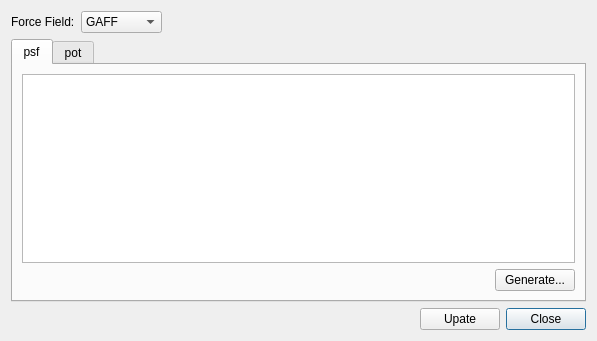
<?xml version="1.0" encoding="UTF-8"?>
<ui version="4.0">
 <class>PsfPotDialog</class>
 <widget class="QDialog" name="PsfPotDialog">
  <property name="geometry">
   <rect>
    <x>0</x>
    <y>0</y>
    <width>597</width>
    <height>341</height>
   </rect>
  </property>
  <property name="windowTitle">
   <string>psf/pot generator</string>
  </property>
  <layout class="QGridLayout" name="gridLayout_3">
   <item row="0" column="0">
    <layout class="QHBoxLayout" name="horizontalLayout">
     <item>
      <widget class="QLabel" name="ffComboLabel">
       <property name="text">
        <string>Force Field:</string>
       </property>
      </widget>
     </item>
     <item>
      <widget class="QComboBox" name="ffCombo">
       <item>
        <property name="text">
         <string>GAFF</string>
        </property>
       </item>
       <item>
        <property name="text">
         <string>UFF</string>
        </property>
       </item>
       <item>
        <property name="text">
         <string>Ghemical</string>
        </property>
       </item>
      </widget>
     </item>
     <item>
      <spacer name="horizontalSpacer">
       <property name="orientation">
        <enum>Qt::Horizontal</enum>
       </property>
       <property name="sizeHint" stdset="0">
        <size>
         <width>40</width>
         <height>20</height>
        </size>
       </property>
      </spacer>
     </item>
    </layout>
   </item>
   <item row="1" column="0">
    <widget class="QTabWidget" name="psfpotTab">
     <property name="currentIndex">
      <number>0</number>
     </property>
     <widget class="QWidget" name="psfGeneratorTab">
      <attribute name="title">
       <string>psf</string>
      </attribute>
      <layout class="QGridLayout" name="gridLayout">
       <item row="0" column="0" colspan="2">
        <widget class="QTextEdit" name="psfPreviewText"/>
       </item>
       <item row="1" column="0">
        <spacer name="horizontalSpacer_2">
         <property name="orientation">
          <enum>Qt::Horizontal</enum>
         </property>
         <property name="sizeHint" stdset="0">
          <size>
           <width>471</width>
           <height>20</height>
          </size>
         </property>
        </spacer>
       </item>
       <item row="1" column="1">
        <widget class="QPushButton" name="psfGenerateButton">
         <property name="text">
          <string>Generate...</string>
         </property>
         <property name="autoDefault">
          <bool>false</bool>
         </property>
        </widget>
       </item>
      </layout>
     </widget>
     <widget class="QWidget" name="potGeneratorTab">
      <attribute name="title">
       <string>pot</string>
      </attribute>
      <layout class="QGridLayout" name="gridLayout_2">
       <item row="0" column="0" colspan="2">
        <widget class="QTextEdit" name="potPreviewText"/>
       </item>
       <item row="1" column="0">
        <spacer name="horizontalSpacer_3">
         <property name="orientation">
          <enum>Qt::Horizontal</enum>
         </property>
         <property name="sizeHint" stdset="0">
          <size>
           <width>471</width>
           <height>20</height>
          </size>
         </property>
        </spacer>
       </item>
       <item row="1" column="1">
        <widget class="QPushButton" name="potGenerateButton">
         <property name="text">
          <string>Generate...</string>
         </property>
         <property name="autoDefault">
          <bool>false</bool>
         </property>
        </widget>
       </item>
      </layout>
     </widget>
    </widget>
   </item>
   <item row="2" column="0">
    <layout class="QHBoxLayout" name="horizontalLayout_2">
     <item>
      <spacer name="horizontalSpacer_4">
       <property name="orientation">
        <enum>Qt::Horizontal</enum>
       </property>
       <property name="sizeHint" stdset="0">
        <size>
         <width>40</width>
         <height>20</height>
        </size>
       </property>
      </spacer>
     </item>
     <item>
      <widget class="QPushButton" name="updatePreviewButton">
       <property name="text">
        <string>Upate</string>
       </property>
       <property name="autoDefault">
        <bool>false</bool>
       </property>
      </widget>
     </item>
     <item>
      <widget class="QPushButton" name="closeButton">
       <property name="text">
        <string>Close</string>
       </property>
       <property name="default">
        <bool>true</bool>
       </property>
      </widget>
     </item>
    </layout>
   </item>
  </layout>
 </widget>
 <resources/>
 <connections/>
</ui>
